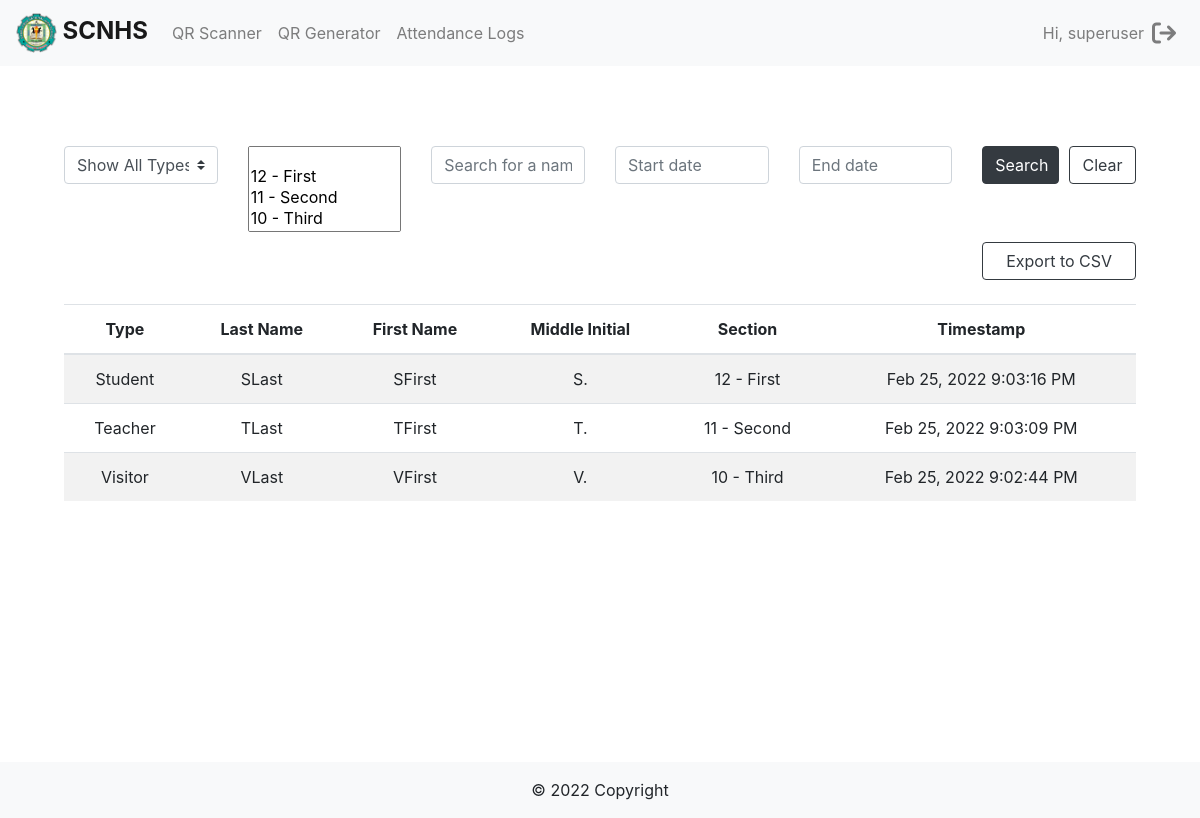
Page /scanner/logs (signed in) on the committed database.
### scanner/models.py (models this page shows, shortened)
class Attendance(models.Model):
    last_name = models.CharField(max_length=250)
    first_name = models.CharField(max_length=250)
    middle_initial = models.CharField(max_length=1)
    time_stamp = models.DateTimeField()
    user_type = models.ForeignKey(Types, on_delete=models.CASCADE)
    section = models.ForeignKey(Section, on_delete=models.CASCADE)

class Types(models.Model):
    name = models.CharField(max_length=250)

class Section(models.Model):
    year_level = models.IntegerField()
    name = models.CharField(max_length=250)
    @property
    def section_name(self):
        return str(self.year_level) + ' - ' + self.name

### scanner/views.py (the view)
# urls.py: re_path('logs', views.logs, name='logs'),
@login_required
@user_passes_test(is_teacher, login_url='/scanner', redirect_field_name=None)
def logs(request):
    attendance_list = Attendance.objects.all()
    types_list = Types.objects.all()
    section_list = Section.objects.all()
    type = request.GET.get('type', None)
    name_field = request.GET.get('name_field', None)
    sections = request.GET.getlist('section', None)
    end_date = request.GET.get('end_date', None)
    start_date = request.GET.get('start_date', None)
    if end_date:
        datetime_object = datetime.strptime(end_date, '%B %d %Y')
        attendance_list = attendance_list.filter(time_stamp__lte=datetime_object)
    if start_date:
        datetime_object = datetime.strptime(start_date, '%B %d %Y')
        attendance_list = attendance_list.filter(time_stamp__gte=datetime_object)
    if sections:
        attendance_list = attendance_list.filter(section_id__in=sections)
        chosen_sections = section_list.filter(id__in=sections)
    if type:
        attendance_list = attendance_list.filter(user_type_id=type)
    if name_field:
        attendance_list = attendance_list.annotate(full_name=Concat('last_name', V(' '), 'first_name',
                                                                    V(' '), 'middle_initial'))\
            .filter(full_name__icontains=name_field)
    attendance_list = attendance_list.order_by('-time_stamp')
    page = request.GET.get('page', 1)
    paginator = Paginator(attendance_list, 100)
    try:
        attendance = paginator.page(page)
    except PageNotAnInteger:
        attendance = paginator.page(1)
    except EmptyPage:
        attendance = paginator.page(paginator.num_pages)
    return render(request, 'scanner/logs.html', {'Attendance': attendance,
                                                 'Sections': section_list,
                                                 'Types': types_list,
                                                 'chosen_sections': sections})

### scanner/templatetags/custom_tags.py (called while the page is built)
@register.filter(name='has_group')
def has_group(user, group_name):
    return user.groups.filter(name=group_name).exists() or user.is_superuser

### scanner/utils.py (called while the page is built)
def is_teacher(user):
    if user:
        return user.groups.filter(name='Teacher').count() > 0 or user.is_superuser
    return False

### scanner/templates/scanner/logs.html (shortened to what this page needs)
{% extends 'scanner/base.html' %}
{% block content %}
    <form class="mt-5 mb-1">
        <div class="row">
            <div class="col-lg-2 mb-1">
                <select id="type" name="type" class="custom-select">
                    <option value="" selected>Show All Types</option>
                </select>
            </div>
            <div class="col-lg-2 mb-1">
                <div class="w-100">
                    <select id="section" name="section" class="selectpicker w-100" data-live-search="true" id="sections_list"
                            multiple title="Select sections" data-style="btn-outline-secondary" data-actions-box="true">
                        <option data-divider="true"></option>
                        {% for section in Sections %}
                            <option value="{{ section.id }}">{{ section.section_name }}</option>
                        {% endfor %}
                    </select>
                </div>
            </div>
            <div class="col-lg-2 mb-1">
                <input class="form-control" id="name_field" name="name_field" placeholder="Search for a name" type="text">
            </div>
            <div class="col-lg-2 mb-1">
                <input class="form-control" id="start_date" name="start_date" placeholder="Start date" type="text"/>
            </div>
            <div class="col-lg-2 mb-1">
                <input class="form-control" id="end_date" name="end_date" placeholder="End date" type="text"/>
            </div>
            <div class="col-lg-2 mb-1">
                <div class="row w-100 m-0">
                    <div class="col-lg-6 p-0 mb-1">
                        <button type="submit" class="btn btn-dark export_button">Search</button>
                    </div>
                    <div class="col-lg-6 p-0 clearbutton">
                        <button type="button" onclick="clearFilter()" class="btn btn-outline-dark export_button">Clear</button>
                    </div>
                </div>
            </div>
        </div>
    </form>
    <div class="row mb-4">
            <div class="col-lg-2">
            </div>
            <div class="col-lg-2">
            </div>
            <div class="col-lg-2">
            </div>
            <div class="col-lg-2 mb-2">
            </div>
            <div class="col-lg-2 mb-2">
            </div>
            <div class="col-lg-2">
                <button type="button" class="btn btn-outline-dark export_button" onclick="export_file()">Export to CSV</button>
            </div>
        </div>
    <div class="table-responsive">
        <table class="table table-striped">
            <thead>
                <tr>
                    <th scope="col">Type</th>
                    <th scope="col">Last Name</th>
                    <th scope="col">First Name</th>
                    <th scope="col">Middle Initial</th>
                    <th scope="col">Section</th>
                    <th scope="col">Timestamp</th>
                </tr>
            </thead>
            <tbody>
                {% for attendance in Attendance %}
                    <tr>
                        <td>{{ attendance.user_type.name }}</td>
                        <td>{{ attendance.last_name }}</td>
                        <td>{{ attendance.first_name }}</td>
                        <td>{{ attendance.middle_initial }}</td>
                        <td>{{ attendance.section.year_level }} - {{ attendance.section.name }}</td>
                        <td>{{ attendance.time_stamp|date:"M d, Y g:i:s A"}}</td>
                    </tr>
                {% endfor %}
            </tbody>
        </table>
    </div>
{% endblock %}

### templates/scanner/base.html (shortened to what this page needs)
{% load static %}
{% load custom_tags %}
<!doctype html>
<html lang="en">
    <head>
        <link rel="stylesheet"
              href="https://cdn.jsdelivr.net/npm/bootstrap@4.0.0/dist/css/bootstrap.min.css"
>
        <link rel="stylesheet"
              href="https://cdnjs.cloudflare.com/ajax/libs/bootstrap-datepicker/1.4.1/css/bootstrap-datepicker3.css"/>
        <link rel="stylesheet"
              href="https://cdnjs.cloudflare.com/ajax/libs/font-awesome/6.0.0/css/all.min.css"/>
        <link rel="stylesheet"
              href="https://cdn.jsdelivr.net/npm/bootstrap-select@1.13.14/dist/css/bootstrap-select.min.css">
        <link href="{% static 'scanner/cover.css' %}" rel="stylesheet">
    </head>
    <body>
        <nav class="navbar navbar-expand-lg navbar-light bg-light">
            <a class="navbar-brand title-text" href="/scanner">
                <img src="/static/scanner/images/SCNHS.png" class="d-inline-block align-top nav-logo"> SCNHS
            </a>
            <div class="collapse navbar-collapse" id="navbarNav">
                <ul class="navbar-nav">
                    {% if user.is_authenticated %}
                        <li class="nav-item">
                            <a class="nav-link" href="/scanner">QR Scanner</a>
                        </li>
                    {% endif %}
                    {% if request.user|has_group:"Teacher" %}
                        <li class="nav-item">
                            <a class="nav-link" href="/scanner/generator">QR Generator</a>
                        </li>
                        <li class="nav-item">
                            <a class="nav-link" href="/scanner/logs">Attendance Logs</a>
                        </li>
                    {% endif %}
                </ul>
                {% if user.is_authenticated %}
                    <ul class="navbar-nav ml-auto">
                        <span class="navbar-text">
                            Hi, {{ user.username }}
                          </span>
                        <li class="nav-item">
                            <a class="nav-link fa fa-sign-out sign-out-button" href="/accounts/logout/"></a>
                        </li>
                    </ul>
                {% endif %}
            </div>
        </nav>
        <div class="wrapper">
            <div class="content">
                {% if user.is_authenticated %}
                    {% block content %}
                    {% endblock %}
                {% endif %}
            </div>
        </div>
        <footer class="page-footer font-small bg-light">
          <div class="footer-copyright text-center py-3">© 2022 Copyright
          </div>
        </footer>
    </body>
</html>

### scanner/static/scanner/cover.css (style rules this page uses)
html, body { height: 100%; text-align: center; }
.title-text { font-weight: 700; }
.wrapper { padding-top: 0em; padding-left: 2em; padding-right: 2em; width: 100%; min-height: 87%; }
.content { align-items: center; }
.export_button { width: 100%; }
.nav-logo { width: 1.5em; }
.sign-out-button { font-size: 1.5em; }
@media only screen and (min-width: 768px) { .nav-logo { width: 1.7em; } }
@media only screen and (min-width: 768px) { .title-text { font-weight: 700; font-size: 1.5em; } }
@media only screen and (min-width: 768px) { .wrapper { padding-top: 2em; padding-left: 4em; padding-right: 4em; width: 100%; min-height: 87%; } }
@media only screen and (min-width: 768px) { .export_button { width: 100%; } }
@media only screen and (min-width: 990px) { .clearbutton { padding-left: 10px !important; } }

### rows in the picture
Attendance: user_type.name "Student", last_name "SLast", first_name "SFirst", middle_initial "S.", section.year_level "12", section.name "First", time_stamp "Feb 25, 2022 9:03:16 PM"
Attendance: user_type.name "Teacher", last_name "TLast", first_name "TFirst", middle_initial "T.", section.year_level "11", section.name "Second", time_stamp "Feb 25, 2022 9:03:09 PM"
Attendance: user_type.name "Visitor", last_name "VLast", first_name "VFirst", middle_initial "V.", section.year_level "10", section.name "Third", time_stamp "Feb 25, 2022 9:02:44 PM"

### other values in the picture
{{ user.username }} "superuser"
